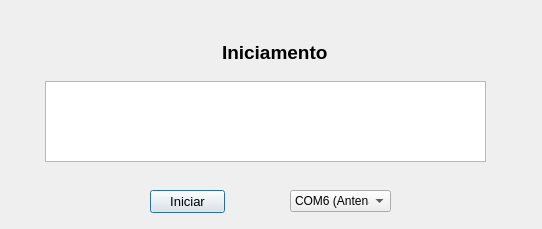
<?xml version="1.0" encoding="UTF-8"?>
<ui version="4.0">
 <class>dialog</class>
 <widget class="QDialog" name="dialog">
  <property name="geometry">
   <rect>
    <x>0</x>
    <y>0</y>
    <width>542</width>
    <height>229</height>
   </rect>
  </property>
  <property name="windowTitle">
   <string>Dialog</string>
  </property>
  <widget class="QWidget" name="horizontalLayoutWidget_2">
   <property name="geometry">
    <rect>
     <x>150</x>
     <y>40</y>
     <width>249</width>
     <height>25</height>
    </rect>
   </property>
   <layout class="QHBoxLayout" name="horizontalLayout_2">
    <item>
     <spacer name="horizontalSpacer">
      <property name="orientation">
       <enum>Qt::Horizontal</enum>
      </property>
      <property name="sizeHint" stdset="0">
       <size>
        <width>40</width>
        <height>20</height>
       </size>
      </property>
     </spacer>
    </item>
    <item>
     <widget class="QLabel" name="label">
      <property name="font">
       <font>
        <pointsize>14</pointsize>
        <weight>75</weight>
        <bold>true</bold>
       </font>
      </property>
      <property name="text">
       <string>Iniciamento</string>
      </property>
     </widget>
    </item>
    <item>
     <spacer name="horizontalSpacer_2">
      <property name="orientation">
       <enum>Qt::Horizontal</enum>
      </property>
      <property name="sizeHint" stdset="0">
       <size>
        <width>40</width>
        <height>20</height>
       </size>
      </property>
     </spacer>
    </item>
   </layout>
  </widget>
  <widget class="QListWidget" name="listWidget">
   <property name="geometry">
    <rect>
     <x>45</x>
     <y>81</y>
     <width>441</width>
     <height>81</height>
    </rect>
   </property>
  </widget>
  <widget class="QPushButton" name="pushButtonIniciar">
   <property name="geometry">
    <rect>
     <x>150</x>
     <y>190</y>
     <width>75</width>
     <height>23</height>
    </rect>
   </property>
   <property name="font">
    <font>
     <family>Arial</family>
     <pointsize>10</pointsize>
    </font>
   </property>
   <property name="text">
    <string>Iniciar</string>
   </property>
  </widget>
  <widget class="QLabel" name="labelConectar">
   <property name="geometry">
    <rect>
     <x>70</x>
     <y>300</y>
     <width>111</width>
     <height>41</height>
    </rect>
   </property>
   <property name="font">
    <font>
     <family>Arial</family>
     <pointsize>12</pointsize>
     <weight>75</weight>
     <bold>true</bold>
    </font>
   </property>
   <property name="text">
    <string/>
   </property>
  </widget>
  <widget class="QComboBox" name="comboBox">
   <property name="geometry">
    <rect>
     <x>290</x>
     <y>190</y>
     <width>101</width>
     <height>22</height>
    </rect>
   </property>
   <item>
    <property name="text">
     <string>COM6 (Antena)</string>
    </property>
   </item>
   <item>
    <property name="text">
     <string>COM3</string>
    </property>
   </item>
   <item>
    <property name="text">
     <string>COM14</string>
    </property>
   </item>
  </widget>
 </widget>
 <resources/>
 <connections/>
</ui>
